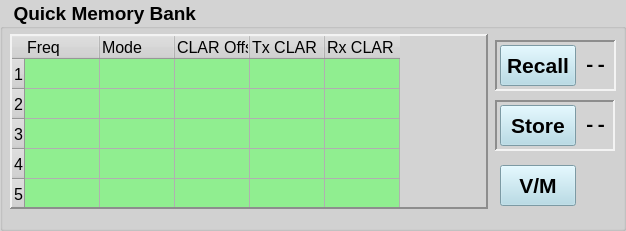
     <widget class="QGroupBox" name="QMB_groupBox">
      <property name="geometry">
       <rect>
        <x>10</x>
        <y>315</y>
        <width>626</width>
        <height>231</height>
       </rect>
      </property>
      <property name="font">
       <font>
        <pointsize>14</pointsize>
        <bold>true</bold>
       </font>
      </property>
      <property name="styleSheet">
       <string notr="true">QWidget{ background-color: lightgray;}</string>
      </property>
      <property name="title">
       <string>  Quick Memory Bank</string>
      </property>
      <widget class="QTableWidget" name="QuickMemory_tableWidget">
       <property name="geometry">
        <rect>
         <x>10</x>
         <y>34</y>
         <width>478</width>
         <height>175</height>
        </rect>
       </property>
       <property name="font">
        <font>
         <family>Monospace</family>
        </font>
       </property>
       <property name="styleSheet">
        <string notr="true">QHeaderView::section{ font-family: 'Monospace'; font-size: 12pt; font-weight: normal;}
QTableWidget::item{ background-color: lightgreen; color: black;}</string>
       </property>
       <property name="frameShape">
        <enum>QFrame::Shape::Panel</enum>
       </property>
       <property name="frameShadow">
        <enum>QFrame::Shadow::Raised</enum>
       </property>
       <property name="lineWidth">
        <number>2</number>
       </property>
       <property name="verticalScrollBarPolicy">
        <enum>Qt::ScrollBarPolicy::ScrollBarAlwaysOff</enum>
       </property>
       <property name="horizontalScrollBarPolicy">
        <enum>Qt::ScrollBarPolicy::ScrollBarAlwaysOff</enum>
       </property>
       <property name="editTriggers">
        <set>QAbstractItemView::EditTrigger::NoEditTriggers</set>
       </property>
       <property name="showDropIndicator" stdset="0">
        <bool>true</bool>
       </property>
       <property name="selectionMode">
        <enum>QAbstractItemView::SelectionMode::NoSelection</enum>
       </property>
       <property name="selectionBehavior">
        <enum>QAbstractItemView::SelectionBehavior::SelectRows</enum>
       </property>
       <property name="verticalScrollMode">
        <enum>QAbstractItemView::ScrollMode::ScrollPerPixel</enum>
       </property>
       <property name="horizontalScrollMode">
        <enum>QAbstractItemView::ScrollMode::ScrollPerPixel</enum>
       </property>
       <property name="gridStyle">
        <enum>Qt::PenStyle::SolidLine</enum>
       </property>
       <property name="rowCount">
        <number>5</number>
       </property>
       <attribute name="horizontalHeaderDefaultSectionSize">
        <number>75</number>
       </attribute>
       <attribute name="verticalHeaderMinimumSectionSize">
        <number>30</number>
       </attribute>
       <row/>
       <row/>
       <row/>
       <row/>
       <row/>
       <column>
        <property name="text">
         <string>Freq</string>
        </property>
        <property name="font">
         <font>
          <family>Monospace</family>
          <pointsize>12</pointsize>
          <bold>false</bold>
         </font>
        </property>
        <property name="textAlignment">
         <set>AlignLeading|AlignVCenter</set>
        </property>
       </column>
       <column>
        <property name="text">
         <string>Mode</string>
        </property>
        <property name="font">
         <font>
          <family>Monospace</family>
          <pointsize>12</pointsize>
          <italic>false</italic>
          <bold>false</bold>
         </font>
        </property>
        <property name="textAlignment">
         <set>AlignLeading|AlignVCenter</set>
        </property>
       </column>
       <column>
        <property name="text">
         <string>CLAR Offset</string>
        </property>
        <property name="font">
         <font>
          <family>Monospace</family>
          <pointsize>12</pointsize>
         </font>
        </property>
        <property name="textAlignment">
         <set>AlignLeading|AlignVCenter</set>
        </property>
       </column>
       <column>
        <property name="text">
         <string>Tx CLAR</string>
        </property>
        <property name="font">
         <font>
          <family>Monospace</family>
          <pointsize>12</pointsize>
         </font>
        </property>
        <property name="textAlignment">
         <set>AlignLeading|AlignVCenter</set>
        </property>
       </column>
       <column>
        <property name="text">
         <string>Rx CLAR</string>
        </property>
        <property name="font">
         <font>
          <family>Monospace</family>
          <pointsize>12</pointsize>
         </font>
        </property>
        <property name="textAlignment">
         <set>AlignLeading|AlignVCenter</set>
        </property>
       </column>
       <item row="0" column="0">
        <property name="text">
         <string/>
        </property>
        <property name="font">
         <font>
          <family>Monospace</family>
          <pointsize>11</pointsize>
         </font>
        </property>
        <property name="flags">
         <set>ItemIsSelectable|ItemIsDragEnabled|ItemIsDropEnabled|ItemIsUserCheckable|ItemIsEnabled</set>
        </property>
       </item>
       <item row="0" column="1">
        <property name="text">
         <string/>
        </property>
        <property name="font">
         <font>
          <family>Liberation Mono</family>
          <pointsize>14</pointsize>
         </font>
        </property>
        <property name="flags">
         <set>ItemIsSelectable|ItemIsDragEnabled|ItemIsDropEnabled|ItemIsUserCheckable|ItemIsEnabled</set>
        </property>
       </item>
       <item row="1" column="0">
        <property name="text">
         <string/>
        </property>
        <property name="font">
         <font>
          <family>Monospace</family>
          <pointsize>11</pointsize>
         </font>
        </property>
        <property name="flags">
         <set>ItemIsSelectable|ItemIsDragEnabled|ItemIsDropEnabled|ItemIsUserCheckable|ItemIsEnabled</set>
        </property>
       </item>
       <item row="1" column="1">
        <property name="text">
         <string/>
        </property>
        <property name="font">
         <font>
          <family>Liberation Mono</family>
          <pointsize>14</pointsize>
         </font>
        </property>
        <property name="flags">
         <set>ItemIsSelectable|ItemIsDragEnabled|ItemIsDropEnabled|ItemIsUserCheckable|ItemIsEnabled</set>
        </property>
       </item>
       <item row="2" column="0">
        <property name="text">
         <string/>
        </property>
        <property name="font">
         <font>
          <family>Monospace</family>
          <pointsize>11</pointsize>
         </font>
        </property>
        <property name="flags">
         <set>ItemIsSelectable|ItemIsDragEnabled|ItemIsDropEnabled|ItemIsUserCheckable|ItemIsEnabled</set>
        </property>
       </item>
       <item row="2" column="1">
        <property name="text">
         <string/>
        </property>
        <property name="font">
         <font>
          <family>Liberation Mono</family>
          <pointsize>14</pointsize>
         </font>
        </property>
        <property name="flags">
         <set>ItemIsSelectable|ItemIsDragEnabled|ItemIsDropEnabled|ItemIsUserCheckable|ItemIsEnabled</set>
        </property>
       </item>
       <item row="3" column="0">
        <property name="text">
         <string/>
        </property>
        <property name="font">
         <font>
          <family>Monospace</family>
          <pointsize>11</pointsize>
         </font>
        </property>
        <property name="flags">
         <set>ItemIsSelectable|ItemIsDragEnabled|ItemIsDropEnabled|ItemIsUserCheckable|ItemIsEnabled</set>
        </property>
       </item>
       <item row="3" column="1">
        <property name="text">
         <string/>
        </property>
        <property name="font">
         <font>
          <family>Liberation Mono</family>
          <pointsize>14</pointsize>
         </font>
        </property>
        <property name="flags">
         <set>ItemIsSelectable|ItemIsDragEnabled|ItemIsDropEnabled|ItemIsUserCheckable|ItemIsEnabled</set>
        </property>
       </item>
       <item row="4" column="0">
        <property name="text">
         <string/>
        </property>
        <property name="font">
         <font>
          <family>Monospace</family>
          <pointsize>11</pointsize>
         </font>
        </property>
        <property name="flags">
         <set>ItemIsSelectable|ItemIsDragEnabled|ItemIsDropEnabled|ItemIsUserCheckable|ItemIsEnabled</set>
        </property>
       </item>
       <item row="4" column="1">
        <property name="text">
         <string/>
        </property>
        <property name="font">
         <font>
          <family>Liberation Mono</family>
          <pointsize>14</pointsize>
         </font>
        </property>
        <property name="flags">
         <set>ItemIsSelectable|ItemIsDragEnabled|ItemIsDropEnabled|ItemIsUserCheckable|ItemIsEnabled</set>
        </property>
       </item>
      </widget>
      <widget class="QPushButton" name="QuickMemory_VM_pushButton">
       <property name="geometry">
        <rect>
         <x>500</x>
         <y>165</y>
         <width>76</width>
         <height>41</height>
        </rect>
       </property>
       <property name="font">
        <font>
         <pointsize>16</pointsize>
         <bold>true</bold>
        </font>
       </property>
       <property name="styleSheet">
        <string notr="true">QPushButton {background-color: lightblue;}
QPushButton::pressed {background-color: red;}</string>
       </property>
       <property name="text">
        <string>V/M</string>
       </property>
       <property name="checkable">
        <bool>false</bool>
       </property>
       <property name="flat">
        <bool>false</bool>
       </property>
      </widget>
      <widget class="QFrame" name="QuickMemory_frame_1">
       <property name="geometry">
        <rect>
         <x>495</x>
         <y>40</y>
         <width>121</width>
         <height>51</height>
        </rect>
       </property>
       <property name="frameShape">
        <enum>QFrame::Shape::Panel</enum>
       </property>
       <property name="frameShadow">
        <enum>QFrame::Shadow::Sunken</enum>
       </property>
       <property name="lineWidth">
        <number>2</number>
       </property>
       <widget class="QPushButton" name="QuickMemory_Recall_pushButton">
        <property name="geometry">
         <rect>
          <x>5</x>
          <y>5</y>
          <width>76</width>
          <height>41</height>
         </rect>
        </property>
        <property name="font">
         <font>
          <pointsize>16</pointsize>
          <bold>true</bold>
         </font>
        </property>
        <property name="styleSheet">
         <string notr="true">QPushButton {background-color: lightblue;}
QPushButton::checked {background-color: red;}</string>
        </property>
        <property name="text">
         <string>Recall</string>
        </property>
        <property name="checkable">
         <bool>false</bool>
        </property>
        <property name="flat">
         <bool>false</bool>
        </property>
       </widget>
       <widget class="QLabel" name="QuickMemory_Recall_label">
        <property name="geometry">
         <rect>
          <x>90</x>
          <y>15</y>
          <width>21</width>
          <height>21</height>
         </rect>
        </property>
        <property name="font">
         <font>
          <family>Monospace</family>
          <pointsize>14</pointsize>
          <bold>true</bold>
         </font>
        </property>
        <property name="text">
         <string>--</string>
        </property>
        <property name="textFormat">
         <enum>Qt::TextFormat::PlainText</enum>
        </property>
        <property name="alignment">
         <set>Qt::AlignmentFlag::AlignHCenter|Qt::AlignmentFlag::AlignTop</set>
        </property>
        <property name="wordWrap">
         <bool>true</bool>
        </property>
       </widget>
      </widget>
      <widget class="QFrame" name="QuickMemory_frame_2">
       <property name="geometry">
        <rect>
         <x>495</x>
         <y>100</y>
         <width>120</width>
         <height>51</height>
        </rect>
       </property>
       <property name="frameShape">
        <enum>QFrame::Shape::Panel</enum>
       </property>
       <property name="frameShadow">
        <enum>QFrame::Shadow::Sunken</enum>
       </property>
       <property name="lineWidth">
        <number>2</number>
       </property>
       <widget class="QPushButton" name="QuickMemory_Store_pushButton">
        <property name="geometry">
         <rect>
          <x>5</x>
          <y>5</y>
          <width>76</width>
          <height>41</height>
         </rect>
        </property>
        <property name="font">
         <font>
          <pointsize>16</pointsize>
          <bold>true</bold>
         </font>
        </property>
        <property name="styleSheet">
         <string notr="true">QPushButton {background-color: lightblue;}
QPushButton::checked {background-color: red;}</string>
        </property>
        <property name="text">
         <string>Store</string>
        </property>
        <property name="checkable">
         <bool>false</bool>
        </property>
        <property name="flat">
         <bool>false</bool>
        </property>
       </widget>
       <widget class="QLabel" name="QuickMemory_Store_label">
        <property name="geometry">
         <rect>
          <x>90</x>
          <y>15</y>
          <width>21</width>
          <height>21</height>
         </rect>
        </property>
        <property name="font">
         <font>
          <family>Monospace</family>
          <pointsize>14</pointsize>
          <bold>true</bold>
         </font>
        </property>
        <property name="text">
         <string>--</string>
        </property>
        <property name="textFormat">
         <enum>Qt::TextFormat::PlainText</enum>
        </property>
        <property name="alignment">
         <set>Qt::AlignmentFlag::AlignHCenter|Qt::AlignmentFlag::AlignTop</set>
        </property>
        <property name="wordWrap">
         <bool>true</bool>
        </property>
       </widget>
      </widget>
     </widget>
